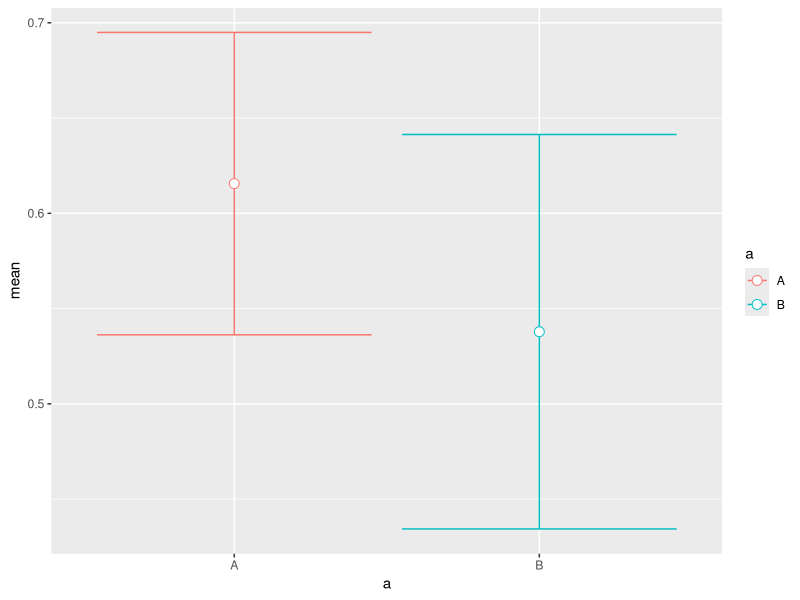
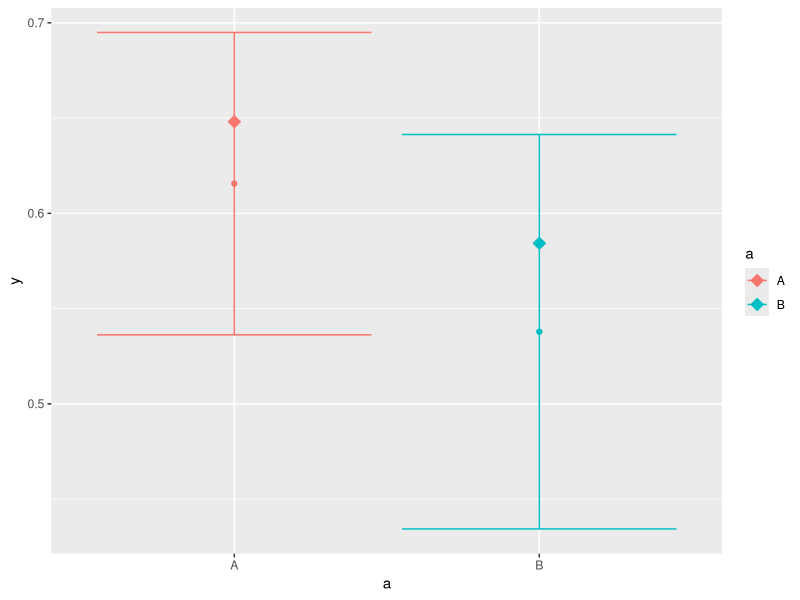

Here is the R script that generated these plots, in order:
## ---- chunk 1
knitr::opts_chunk$set(echo = TRUE, warning = FALSE, message = FALSE,
                      fig.height = 8, fig.width = 12)
## ---- chunk 2
library(tidyverse)
set.seed(123)
data <- tibble(x = runif(20),y=runif(20),a=rep(c("A","B"),each=10))

desc_table <- data %>%
  group_by(a) %>%
  summarise(
    n = n(),
    mean = mean(y),
    sd = sd(y),
    se = sd/sqrt(n)
  )

#Note that the se is used to compare means (variation about mean taking into account sample size, so if you have a huuuuuge sample the confidence in the mean shrinks).
#Also note that se standard deviation is the sqrt of variance which is is the squared sum of diff between points and the mean over n-1 (bessels correction). n subracts one because we know the sample mean and thus can calculate the "last" n.

#There are MANY ways to show the measures of center and variation. This is one way using SUMMARIZE FIRST.
desc_table %>%
  ggplot(aes(x = a,color=a)) +
  geom_errorbar(aes(ymin=mean-se,ymax=mean+se)) +
  geom_point(aes(y=mean),size=3, shape=21, fill="white")

#This is one way using SUMMARIZE IN GGPLOT2.
#TIP: use CMD + click on function to get the details..eg. for mean_se
data %>%
  ggplot(aes(x = a,color=a,fill=a,y=y)) +
  # geom_violin() +
  stat_summary(fun.y = median, geom = "point",shape=23,size=3) +
  stat_summary(fun.y = mean, geom = "point") +
  stat_summary(fun.data = mean_se, geom = "errorbar")

#NOTE: comparing using means and errorbars requires a NORMAL DISTRIBUTION. Usually if you have more than 30 samples in each group you are comparing it is safe to assume normality because of the Central Limit Theorem.

